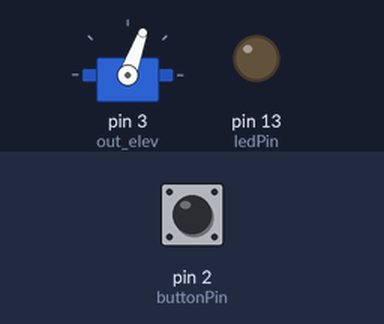
Bench run of a sketch on a simulated Arduino Uno, built with avr-gcc and run on an emulated ATmega328P. Shown: servo, output pins drawn as LEDs (lit = HIGH). The inputs (shaded band) are chosen by the test bench; at power-on: pin 2 (buttonPin) LOW. What the sketch prints to the serial monitor is not drawn.

Above: at 1.2 s.
1.3 s: pin 2 (buttonPin) pulled HIGH for 1 s
At 2.1 s:
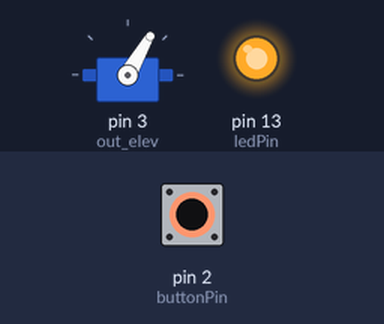
3.8 s: pin 2 (buttonPin) pulled HIGH for 3.2 s
At 7.6 s:
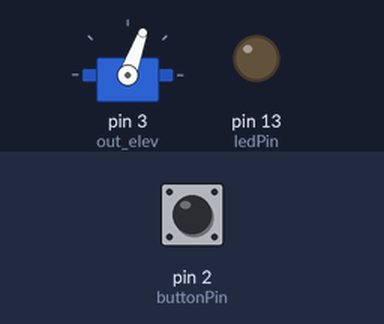
Timing chart, 0 to 9.1 s (numbered marks = the images above; inputs shaded):
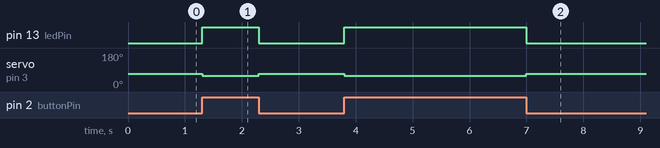

Measured:
- after the input at 1.3 s, pin 13 (ledPin): LOW → HIGH at once, → LOW 1.0 s later; servo on pin 3 (out_elev): 70° → 60° at once, → 70° 1.0 s later
- after the input at 3.8 s, pin 13 (ledPin): LOW → HIGH at once, → LOW 3.2 s later; servo on pin 3 (out_elev): 70° → 60° at once, → 70° 3.2 s later

The sketch:

button_servo_test.ino
```cpp
#include <Servo.h>

const int buttonPin = 2;     // the number of the pushbutton pin
const int ledPin =  13;      // the number of the LED pin
const int out_elev = 3;

Servo elev;

// variables will change:
int buttonState = 0;         // variable for reading the pushbutton status

void initServos()
{
  elev.attach(out_elev);

}

void setup() {
  // initialize the LED pin as an output:
  pinMode(ledPin, OUTPUT);
  // initialize the pushbutton pin as an input:
  pinMode(buttonPin, INPUT);
  // initialize serial coms
  Serial.begin(115200);

  initServos();

}

void loop() {
  // read the state of the pushbutton value:
  buttonState = digitalRead(buttonPin);

  // check if the pushbutton is pressed.
  // if it is, the buttonState is HIGH:
  if (buttonState == HIGH) {
    // turn LED on:
    digitalWrite(ledPin, HIGH);
    Serial.print("\rHIGH");
    elev.write(60);
  }
  else {
    // turn LED off:
    digitalWrite(ledPin, LOW);
    Serial.print("\rLOW ");
    elev.write(70);
  }
}
```
